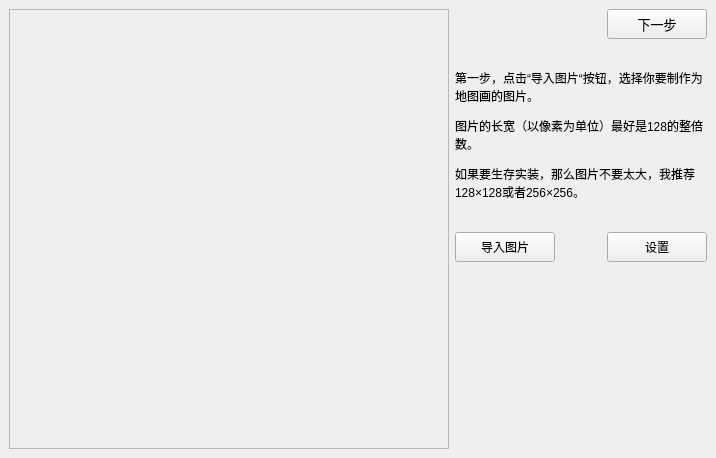
      <widget class="QWidget" name="PageImPic">
       <property name="sizePolicy">
        <sizepolicy hsizetype="Expanding" vsizetype="Expanding">
         <horstretch>0</horstretch>
         <verstretch>0</verstretch>
        </sizepolicy>
       </property>
       <property name="maximumSize">
        <size>
         <width>65536</width>
         <height>65536</height>
        </size>
       </property>
       <property name="autoFillBackground">
        <bool>false</bool>
       </property>
       <property name="styleSheet">
        <string notr="true"/>
       </property>
       <layout class="QHBoxLayout" name="Page1" stretch="11,7">
        <property name="leftMargin">
         <number>9</number>
        </property>
        <property name="topMargin">
         <number>9</number>
        </property>
        <property name="rightMargin">
         <number>9</number>
        </property>
        <property name="bottomMargin">
         <number>9</number>
        </property>
        <item>
         <widget class="QLabel" name="ShowRawPic">
          <property name="sizePolicy">
           <sizepolicy hsizetype="Expanding" vsizetype="Expanding">
            <horstretch>0</horstretch>
            <verstretch>0</verstretch>
           </sizepolicy>
          </property>
          <property name="minimumSize">
           <size>
            <width>440</width>
            <height>440</height>
           </size>
          </property>
          <property name="styleSheet">
           <string notr="true">#ShowRawPic{background-image: url(:/new/Pic/Transparent.png);}</string>
          </property>
          <property name="frameShape">
           <enum>QFrame::StyledPanel</enum>
          </property>
          <property name="text">
           <string/>
          </property>
          <property name="pixmap">
           <pixmap>:/new/Pic/BG2.png</pixmap>
          </property>
          <property name="scaledContents">
           <bool>true</bool>
          </property>
          <property name="alignment">
           <set>Qt::AlignCenter</set>
          </property>
         </widget>
        </item>
        <item>
         <layout class="QGridLayout" name="gridLayout" rowstretch="0,0,0,0" rowminimumheight="1,2,1,4">
          <item row="2" column="2">
           <widget class="QPushButton" name="ImportSettings">
            <property name="sizePolicy">
             <sizepolicy hsizetype="Fixed" vsizetype="Minimum">
              <horstretch>0</horstretch>
              <verstretch>0</verstretch>
             </sizepolicy>
            </property>
            <property name="minimumSize">
             <size>
              <width>100</width>
              <height>30</height>
             </size>
            </property>
            <property name="font">
             <font/>
            </property>
            <property name="text">
             <string>设置</string>
            </property>
           </widget>
          </item>
          <item row="3" column="0" colspan="3">
           <widget class="QLabel" name="IntroPicInfo">
            <property name="sizePolicy">
             <sizepolicy hsizetype="Expanding" vsizetype="Expanding">
              <horstretch>0</horstretch>
              <verstretch>0</verstretch>
             </sizepolicy>
            </property>
            <property name="font">
             <font/>
            </property>
            <property name="text">
             <string/>
            </property>
            <property name="wordWrap">
             <bool>true</bool>
            </property>
           </widget>
          </item>
          <item row="0" column="2">
           <widget class="QPushButton" name="NextPage">
            <property name="enabled">
             <bool>true</bool>
            </property>
            <property name="sizePolicy">
             <sizepolicy hsizetype="Fixed" vsizetype="Fixed">
              <horstretch>0</horstretch>
              <verstretch>0</verstretch>
             </sizepolicy>
            </property>
            <property name="minimumSize">
             <size>
              <width>100</width>
              <height>30</height>
             </size>
            </property>
            <property name="maximumSize">
             <size>
              <width>100</width>
              <height>30</height>
             </size>
            </property>
            <property name="sizeIncrement">
             <size>
              <width>5</width>
              <height>2</height>
             </size>
            </property>
            <property name="font">
             <font>
              <pointsize>10</pointsize>
             </font>
            </property>
            <property name="text">
             <string>下一步</string>
            </property>
           </widget>
          </item>
          <item row="1" column="0" colspan="3">
           <widget class="QLabel" name="label_6">
            <property name="sizePolicy">
             <sizepolicy hsizetype="Expanding" vsizetype="Expanding">
              <horstretch>0</horstretch>
              <verstretch>0</verstretch>
             </sizepolicy>
            </property>
            <property name="font">
             <font/>
            </property>
            <property name="text">
             <string>&lt;html&gt;&lt;head/&gt;&lt;body&gt;&lt;p&gt;第一步，点击“导入图片“按钮，选择你要制作为地图画的图片。&lt;/p&gt;&lt;p&gt;图片的长宽（以像素为单位）最好是128的整倍数。&lt;/p&gt;&lt;p&gt;如果要生存实装，那么图片不要太大，我推荐128×128或者256×256。&lt;/p&gt;&lt;/body&gt;&lt;/html&gt;</string>
            </property>
            <property name="textFormat">
             <enum>Qt::AutoText</enum>
            </property>
            <property name="wordWrap">
             <bool>true</bool>
            </property>
           </widget>
          </item>
          <item row="2" column="0">
           <widget class="QPushButton" name="ImportPic">
            <property name="sizePolicy">
             <sizepolicy hsizetype="Fixed" vsizetype="Minimum">
              <horstretch>0</horstretch>
              <verstretch>0</verstretch>
             </sizepolicy>
            </property>
            <property name="minimumSize">
             <size>
              <width>100</width>
              <height>30</height>
             </size>
            </property>
            <property name="sizeIncrement">
             <size>
              <width>5</width>
              <height>2</height>
             </size>
            </property>
            <property name="font">
             <font>
              <pointsize>9</pointsize>
             </font>
            </property>
            <property name="layoutDirection">
             <enum>Qt::LeftToRight</enum>
            </property>
            <property name="autoFillBackground">
             <bool>false</bool>
            </property>
            <property name="text">
             <string>导入图片</string>
            </property>
           </widget>
          </item>
          <item row="2" column="1">
           <spacer name="horizontalSpacer_64">
            <property name="orientation">
             <enum>Qt::Horizontal</enum>
            </property>
            <property name="sizeHint" stdset="0">
             <size>
              <width>40</width>
              <height>20</height>
             </size>
            </property>
           </spacer>
          </item>
         </layout>
        </item>
       </layout>
      </widget>
